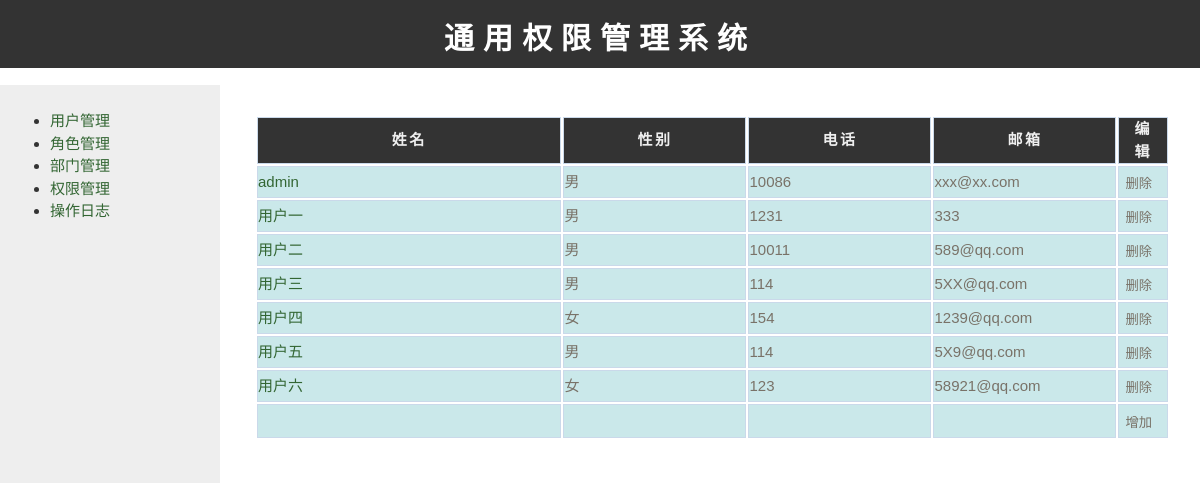
The page /coder/user_manage.php (signed in) on the database its author committed.
### tables this page shows
CREATE TABLE `users` (
  `id` int(11) NOT NULL AUTO_INCREMENT,
  `username` varchar(20) DEFAULT NULL,
  `sex` varchar(6) DEFAULT NULL,
  `email` varchar(30) DEFAULT NULL,
  `tel` varchar(20) DEFAULT NULL,
  `password` varchar(30) DEFAULT NULL,
  PRIMARY KEY (`id`)
);

### config.php (called while the page is built, shortened)
<?php
$config_webname = "通用权限管理系统";
$config_basedir = "http://localhost/test/grms";
?>

### coder/user_manage.php (the view, shortened to what this page needs)
<?php
require("../config.php");
require("header.php");
?>
<?php
$sql = "select * from users;";
$res = mysql_query($sql);
echo "<table class='now' style='width:600'>";
echo "<tr><th>姓名</th><th>性别</th><th>电话</th>
	<th>邮箱</th><th>编辑</th></tr>";
while ($row = mysql_fetch_assoc($res))
{
	echo "<form action=".$config_basedir.
		"/coder/user_manage.php?id=".$row['id']." method='post'>";
	echo "<tr>";
	echo "<td><a href='user_info.php?id=".$row['id']."'>".$row['username']."</a></td>";
	echo "<td>".$row['sex']."</td>";
	echo "<td>".$row['tel']."</td>";
	echo "<td>".$row['email']."</td>";
	echo "<td><input type='submit' name='delete' value='删除'></td>";
	echo "</tr>";
	echo '</form>';
}
echo "<form action=".$config_basedir."/coder/user_manage.php method='post'>";
echo '<tr>
	<td><input type="text" name="username"></td>
	<td><input type="text" name="sex"> </td>
	<td><input type="text" name="tel"> </td>
	<td><input type="text" name="email"> </td>
	<td><input type="submit" name="add" value="增加"> </td>
</tr>';
echo '</form>';
echo "</table>";
?>
<?php
require("footer.php");
?>

### coder/header.php (shortened to what this page needs)
<?php
require("../config.php");
?>
<!doctype html>
<html>
<head>
	<link href="../css/stylesheet.css" rel="stylesheet" type="text/css">
</head>
<body>
	<div id = "header">
		<h1><?php echo $config_webname; ?></h1>
	</div>
	<div id = "container">
		<div id = "bar">
			<?php require("bar.php"); ?>
		</div>
		<div id = "main">

### coder/bar.php (shortened to what this page needs)
<ul>
	<li> <a href="user_manage.php">用户管理</a> </li>
	<li> <a href="char_manage.php">角色管理</a> </li>
	<li> <a href="depar_manage.php">部门管理</a> </li>
	<li> <a href="right_manage.php">权限管理</a> </li>
	<li> <a href="dary.php">操作日志</a> </li>
</ul>

### coder/footer.php
</div>
</div>
</body>
</html>

### css/stylesheet.css (style rules this page uses)
#header { position: absolute;; top: 0px; left: 0px; height: 60px; width: 100%; background: #333; padding-top: 8px; }
#header h1 { font-size: 30px; text-transform: uppercase;; letter-spacing: 0.3em; color: #fff; }
a:link { text-decoration: none; bottom: 0px; color: #363; }
#container { position: absolute; top: 85px; left: 0px; background: #fff; margin: 0 auto 0 auto; text-align: left; width: 100%; height: 100%; }
#bar { float: left; width: 200px; background: #eee; padding: 10px; margin-right: 30px; height: 100%; }
#main { margin: 15px 15px 15px 240px; padding: 15px 15px 15px 15px; background: #fff; color: #000; }
table { border: none; background: #fff; }
th { width:100%; letter-spacing: 2.5px; background: #eee; color: #000; text-transform: uppercase; text-align: center; border-top: thick solid #eee; border-bottom: thin solid #ccc; }
td { padding: 0px; border: thin; background: #eee; }
.now input { height: 30px; border: none; background-color:#CAE8EA; color: #797268; }
.now th { background-color: #333; color:#eee; height:30px; }
.now th,td { border:1px solid #cad9ea; padding:0 1em 0; }
.now tr { background-color:#f5fafe; }
.now td { background-color:#CAE8EA; color: #797268; padding: 0; height:30px; }

### rows shown on the page
users: username "admin", sex "男", tel "10086", email "xxx@xx.com"
users: username "用户一", sex "男", tel "1231", email "333"
users: username "用户二", sex "男", tel "10011", email "589@qq.com"
users: username "用户三", sex "男", tel "114", email "5XX@qq.com"
users: username "用户四", sex "女", tel "154", email "1239@qq.com"
users: username "用户五", sex "男", tel "114", email "5X9@qq.com"
users: username "用户六", sex "女", tel "123", email "58921@qq.com"

### other values the page prints
$config_webname "通用权限管理系统"
